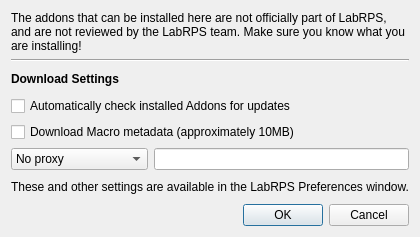
<?xml version="1.0" encoding="UTF-8"?>
<ui version="4.0">
 <class>Dialog</class>
 <widget class="QDialog" name="Dialog">
  <property name="windowModality">
   <enum>Qt::ApplicationModal</enum>
  </property>
  <property name="geometry">
   <rect>
    <x>0</x>
    <y>0</y>
    <width>398</width>
    <height>237</height>
   </rect>
  </property>
  <property name="windowTitle">
   <string>Welcome to the Addon Manager</string>
  </property>
  <layout class="QVBoxLayout" name="verticalLayout">
   <item>
    <widget class="QLabel" name="labelWarning">
     <property name="text">
      <string>The addons that can be installed here are not officially part of LabRPS, and are not reviewed by the LabRPS team. Make sure you know what you are installing!</string>
     </property>
     <property name="wordWrap">
      <bool>true</bool>
     </property>
    </widget>
   </item>
   <item>
    <widget class="Line" name="line">
     <property name="orientation">
      <enum>Qt::Horizontal</enum>
     </property>
    </widget>
   </item>
   <item>
    <widget class="QLabel" name="label_2">
     <property name="font">
      <font>
       <weight>75</weight>
       <bold>true</bold>
      </font>
     </property>
     <property name="text">
      <string>Download Settings</string>
     </property>
    </widget>
   </item>
   <item>
    <widget class="QCheckBox" name="checkBoxAutoCheck">
     <property name="text">
      <string>Automatically check installed Addons for updates</string>
     </property>
    </widget>
   </item>
   <item>
    <widget class="QCheckBox" name="checkBoxDownloadMacroMetadata">
     <property name="text">
      <string>Download Macro metadata (approximately 10MB)</string>
     </property>
    </widget>
   </item>
   <item>
    <layout class="QHBoxLayout" name="horizontalLayout">
     <item>
      <widget class="QComboBox" name="comboBoxProxy">
       <item>
        <property name="text">
         <string>No proxy</string>
        </property>
       </item>
       <item>
        <property name="text">
         <string>System proxy</string>
        </property>
       </item>
       <item>
        <property name="text">
         <string>User-defined proxy:</string>
        </property>
       </item>
      </widget>
     </item>
     <item>
      <widget class="QLineEdit" name="lineEditProxy"/>
     </item>
    </layout>
   </item>
   <item>
    <widget class="QLabel" name="label_3">
     <property name="text">
      <string>These and other settings are available in the LabRPS Preferences window.</string>
     </property>
    </widget>
   </item>
   <item>
    <widget class="QDialogButtonBox" name="buttonBox">
     <property name="orientation">
      <enum>Qt::Horizontal</enum>
     </property>
     <property name="standardButtons">
      <set>QDialogButtonBox::Cancel|QDialogButtonBox::Ok</set>
     </property>
    </widget>
   </item>
  </layout>
 </widget>
 <resources/>
 <connections>
  <connection>
   <sender>buttonBox</sender>
   <signal>accepted()</signal>
   <receiver>Dialog</receiver>
   <slot>accept()</slot>
   <hints>
    <hint type="sourcelabel">
     <x>248</x>
     <y>254</y>
    </hint>
    <hint type="destinationlabel">
     <x>157</x>
     <y>274</y>
    </hint>
   </hints>
  </connection>
  <connection>
   <sender>buttonBox</sender>
   <signal>rejected()</signal>
   <receiver>Dialog</receiver>
   <slot>reject()</slot>
   <hints>
    <hint type="sourcelabel">
     <x>316</x>
     <y>260</y>
    </hint>
    <hint type="destinationlabel">
     <x>286</x>
     <y>274</y>
    </hint>
   </hints>
  </connection>
 </connections>
</ui>
